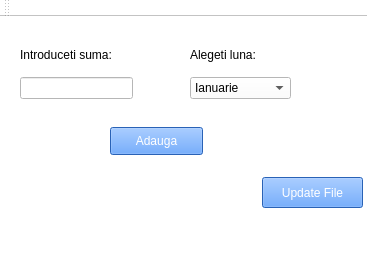
<?xml version="1.0" encoding="UTF-8"?>
<ui version="4.0">
 <class>MainWindow</class>
 <widget class="QMainWindow" name="MainWindow">
  <property name="geometry">
   <rect>
    <x>0</x>
    <y>0</y>
    <width>367</width>
    <height>256</height>
   </rect>
  </property>
  <property name="windowTitle">
   <string>MainWindow</string>
  </property>
  <property name="styleSheet">
   <string notr="true">background-color: rgb(255, 255, 255);</string>
  </property>
  <widget class="QWidget" name="centralWidget">
   <widget class="QLineEdit" name="lineEdit">
    <property name="geometry">
     <rect>
      <x>20</x>
      <y>60</y>
      <width>113</width>
      <height>22</height>
     </rect>
    </property>
   </widget>
   <widget class="QLabel" name="label">
    <property name="geometry">
     <rect>
      <x>20</x>
      <y>30</y>
      <width>111</width>
      <height>16</height>
     </rect>
    </property>
    <property name="text">
     <string>Introduceti suma:</string>
    </property>
   </widget>
   <widget class="QLabel" name="label_2">
    <property name="geometry">
     <rect>
      <x>190</x>
      <y>30</y>
      <width>91</width>
      <height>16</height>
     </rect>
    </property>
    <property name="text">
     <string>Alegeti luna:</string>
    </property>
   </widget>
   <widget class="QComboBox" name="comboBox">
    <property name="geometry">
     <rect>
      <x>190</x>
      <y>60</y>
      <width>101</width>
      <height>22</height>
     </rect>
    </property>
    <property name="styleSheet">
     <string notr="true"/>
    </property>
    <item>
     <property name="text">
      <string>Ianuarie</string>
     </property>
    </item>
    <item>
     <property name="text">
      <string>Februarie</string>
     </property>
    </item>
    <item>
     <property name="text">
      <string>Martie</string>
     </property>
    </item>
    <item>
     <property name="text">
      <string>Aprilie</string>
     </property>
    </item>
    <item>
     <property name="text">
      <string>Mai</string>
     </property>
    </item>
    <item>
     <property name="text">
      <string>Iunie</string>
     </property>
    </item>
    <item>
     <property name="text">
      <string>Iulie</string>
     </property>
    </item>
    <item>
     <property name="text">
      <string>August</string>
     </property>
    </item>
    <item>
     <property name="text">
      <string>Septembrie</string>
     </property>
    </item>
    <item>
     <property name="text">
      <string>Octombrie</string>
     </property>
    </item>
    <item>
     <property name="text">
      <string>Noiembrie</string>
     </property>
    </item>
    <item>
     <property name="text">
      <string>Decembrie</string>
     </property>
    </item>
   </widget>
   <widget class="QPushButton" name="pushButton">
    <property name="geometry">
     <rect>
      <x>110</x>
      <y>110</y>
      <width>93</width>
      <height>28</height>
     </rect>
    </property>
    <property name="styleSheet">
     <string notr="true">background-color: rgb(58, 137, 255);
font: 75 10pt &quot;MS Shell Dlg 2&quot;;
color: rgb(255, 255, 255);</string>
    </property>
    <property name="text">
     <string>Adauga</string>
    </property>
   </widget>
   <widget class="QPushButton" name="pushButton_2">
    <property name="geometry">
     <rect>
      <x>262</x>
      <y>160</y>
      <width>101</width>
      <height>31</height>
     </rect>
    </property>
    <property name="styleSheet">
     <string notr="true">background-color: rgb(58, 137, 255);
font: 75 10pt &quot;MS Shell Dlg 2&quot;;
color: rgb(255, 255, 255);</string>
    </property>
    <property name="text">
     <string>Update File</string>
    </property>
   </widget>
  </widget>
  <widget class="QMenuBar" name="menuBar">
   <property name="geometry">
    <rect>
     <x>0</x>
     <y>0</y>
     <width>367</width>
     <height>26</height>
    </rect>
   </property>
  </widget>
  <widget class="QToolBar" name="mainToolBar">
   <attribute name="toolBarArea">
    <enum>TopToolBarArea</enum>
   </attribute>
   <attribute name="toolBarBreak">
    <bool>false</bool>
   </attribute>
  </widget>
  <widget class="QStatusBar" name="statusBar"/>
 </widget>
 <layoutdefault spacing="6" margin="11"/>
 <resources/>
 <connections/>
</ui>
